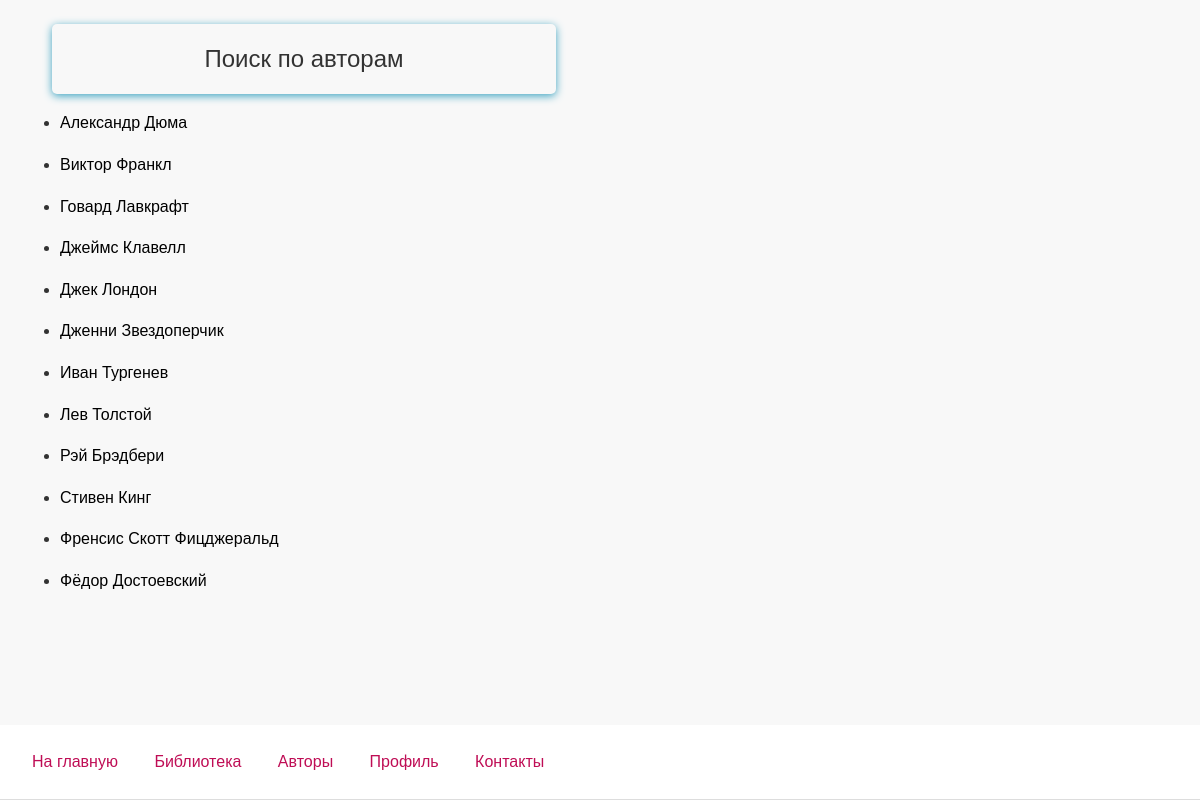
Page /knizhnaya_lavka/authors on the committed database.
### book_app/models.py (models this page shows, shortened)
class Author(models.Model):
    first_name = models.CharField(max_length=50, verbose_name='Имя')
    last_name = models.CharField(max_length=50, verbose_name='Фамилия')
    full_name = models.CharField(max_length= 150, verbose_name='Полное имя')
    slug = models.SlugField(default='', blank=True)
    description = models.CharField(max_length=500, default='Описание будет добавлено позже', verbose_name="Описание")

### book_app/views.py (the view)
# urls.py: path('authors', views.show_all_authors, name='authors'),
def show_all_authors(request):
    authors = Author.objects.order_by('first_name')
    context = {
        'authors': authors,
    }
    return render(request, 'book_app/all_authors.html', context=context)

### book_app/templatetags/my_filters.py (called while the page is built)
@register.filter(name='slugify_ru')
def slugify_ru(value):
    return slugify(value)

### book_app/templates/book_app/all_authors.html (shortened to what this page needs)
{%extends 'book_app/base.html'%}
{% load my_filters %}
{% load static %}
{% block content %}
    <h2>Поиск по авторам</h2>
    {% for author in authors %}
        <ul>
            <li><a href="{% url 'author-info' author.full_name|slugify_ru %}">{{author.full_name}}</a></li>
        </ul>
    {% endfor %}
{% include 'includes/navbar.html' %}
{% endblock %}

### book_app/static/book_app/base.css (style rules this page uses)
body { margin: 0; font-family: 'Sans-Serif', Arial, sans-serif; background-color: #f8f8f8; color: #333; line-height: 1.6; padding-left: 20px; }
h1, h2, h3, h4, h5, h6 { font-weight: normal; }
a { color: #000; text-decoration: none; }

### book_app/static/book_app/forms.css (style rules this page uses)
body { margin: 0; font-family: Sans-Serif; }
h2 { margin: 1.5rem 2rem 5px; width: 40%; max-width: 40rem; padding: 1rem; text-align: center; border-radius: 5px; box-shadow: 0 2px 8px #3ca3c1; }

### book_app/static/book_app/navbar.css (style rules this page uses)
body { padding-bottom: 60px; }

### rows in the picture
Author: full_name "Александр Дюма"
Author: full_name "Виктор Франкл"
Author: full_name "Говард Лавкрафт"
Author: full_name "Джеймс Клавелл"
Author: full_name "Джек Лондон"
Author: full_name "Дженни Звездоперчик"
Author: full_name "Иван Тургенев"
Author: full_name "Лев Толстой"
Author: full_name "Рэй Брэдбери"
Author: full_name "Стивен Кинг"
Author: full_name "Френсис Скотт Фицджеральд"
Author: full_name "Фёдор Достоевский"
